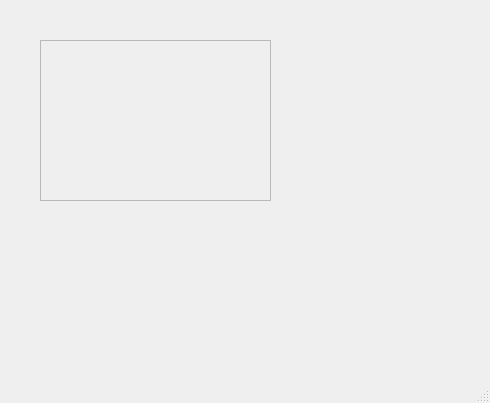
<?xml version="1.0" encoding="UTF-8"?>
<ui version="4.0">
 <class>MainWindow</class>
 <widget class="QMainWindow" name="MainWindow">
  <property name="geometry">
   <rect>
    <x>0</x>
    <y>0</y>
    <width>490</width>
    <height>403</height>
   </rect>
  </property>
  <property name="windowTitle">
   <string>MainWindow</string>
  </property>
  <widget class="QWidget" name="centralwidget">
   <widget class="QScrollArea" name="scrollArea">
    <property name="geometry">
     <rect>
      <x>40</x>
      <y>40</y>
      <width>231</width>
      <height>161</height>
     </rect>
    </property>
    <property name="verticalScrollBarPolicy">
     <enum>Qt::ScrollBarAsNeeded</enum>
    </property>
    <property name="widgetResizable">
     <bool>true</bool>
    </property>
    <widget class="QWidget" name="scrollAreaWidgetContents">
     <property name="geometry">
      <rect>
       <x>0</x>
       <y>0</y>
       <width>229</width>
       <height>159</height>
      </rect>
     </property>
    </widget>
   </widget>
  </widget>
  <widget class="QMenuBar" name="menubar">
   <property name="geometry">
    <rect>
     <x>0</x>
     <y>0</y>
     <width>490</width>
     <height>22</height>
    </rect>
   </property>
  </widget>
  <widget class="QStatusBar" name="statusbar"/>
 </widget>
 <resources/>
 <connections/>
</ui>
